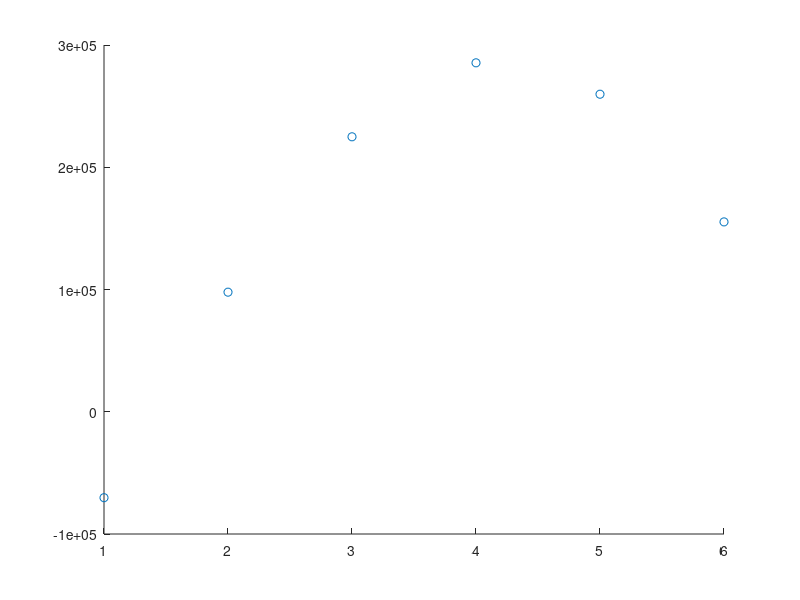

The MATLAB source for this figure: (Note: this script raises an error after producing the figure.)
% simulate curves from Ohene 2021
% model
figure
%
BB_lambda = 0.9;

TI_a = 800;
TI_b = 1500;
TE = [8 10 12 15 18 23 30 40 50 65];

simASLsig_a = [1 0.95 0.88 0.75 0.65 0.59 0.45 0.3 0.22 0.1]; %pseudo data

rising = 0:0.01:0.09; 
simASLsig_b = simASLsig_a + rising; %pseudo data


% y = 2*exp(-0.2*x) + 0.1*randn(size(x));
% r = 1+(0.5-0.1).*rand(1);
% linfunc =  exp([0.1:0.1:1]);
% simASLsig2 = simASLsig.*linfunc;

%
% scatter(TE, simASLsig_a)
% xlim([0 70])
% ylim([0 1.5])
% ylabel('ASL signal (au)')
% xlabel('TE (ms)')
% hold on
% scatter(TE, simASLsig_b)
% 
% legend('TI=800ms','TI=1500ms')

%

TR = 5000;

% from data
CBF = 191; % adult mice mL/100g/min
T2iv800 = 20.6; % ms
T2iv1500 = 14.3;
T2ev800 = 37.1;
T2ev1500 = 34.5;


T1a = 2400; %longitudinal relaxation of arterial blood (ms) at 9.4 T
R1a = 1/T1a;
R1app = 1/1700;
tau = 1700; % temporal length of tagged bolus

% arrival time of the labeled bolus of blood water to imaging
% ROI, estimated using multi TI ASL acquisition
% At short TIs, ASL signal dM has linear dependence on TI
% dM = 0 when artTT > TI
artTT = 400; %typical 500ms to arrive
Moa = 1; % assume magnetization recovers to 1

inv_eff = 0.9; %inversion efficiency

TI_artTT = [200 300 400 500];
TE_artTT = 10;
TR_artTT = 10000;

theTIs = [200 750 1500 2750 4000 6500];

A = 2.*inv_eff.*Moa.*(CBF/BB_lambda);

%EQUATION (2)
dM = A.*(theTIs-artTT).*exp(-theTIs./T1a); % when artTT < TI

figure, scatter(1:length(dM),dM)

Mo = 1;

%EQUATION (3)
%T1b = ???;
T1prime_reciprocal = 1/T1a + CBF/BB_lambda;
T1prime = 1/T1prime_reciprocal;
k = 1/T1b - 1/T1prime;
q1 = exp(k.*theTIs).*exp(-k.*artTT)-(exp(-k.*theTIs)/k.*(theTIs-artTT));
q2 = exp(k.*theTIs).*exp(-k.*artTT)-(exp(-k.*(tau+artTT)/k.*tau));
dMb = 2.*Mo.*(theTIs-artTT).*inv_eff.*CBF.*(max(0,theTIs-artTT)/theTIs-artTT).*(exp(-theTIs.*R1a).*q1.*(min(0,theTIs-artTT-tau)/TI-artTT-tau)+2.*Mo.*tau.*inv_eff.*exp(-theTIs.*R1a).*q2.*(max(0,theTIs-artTT-tau)/theTIs-artTT-tau));
